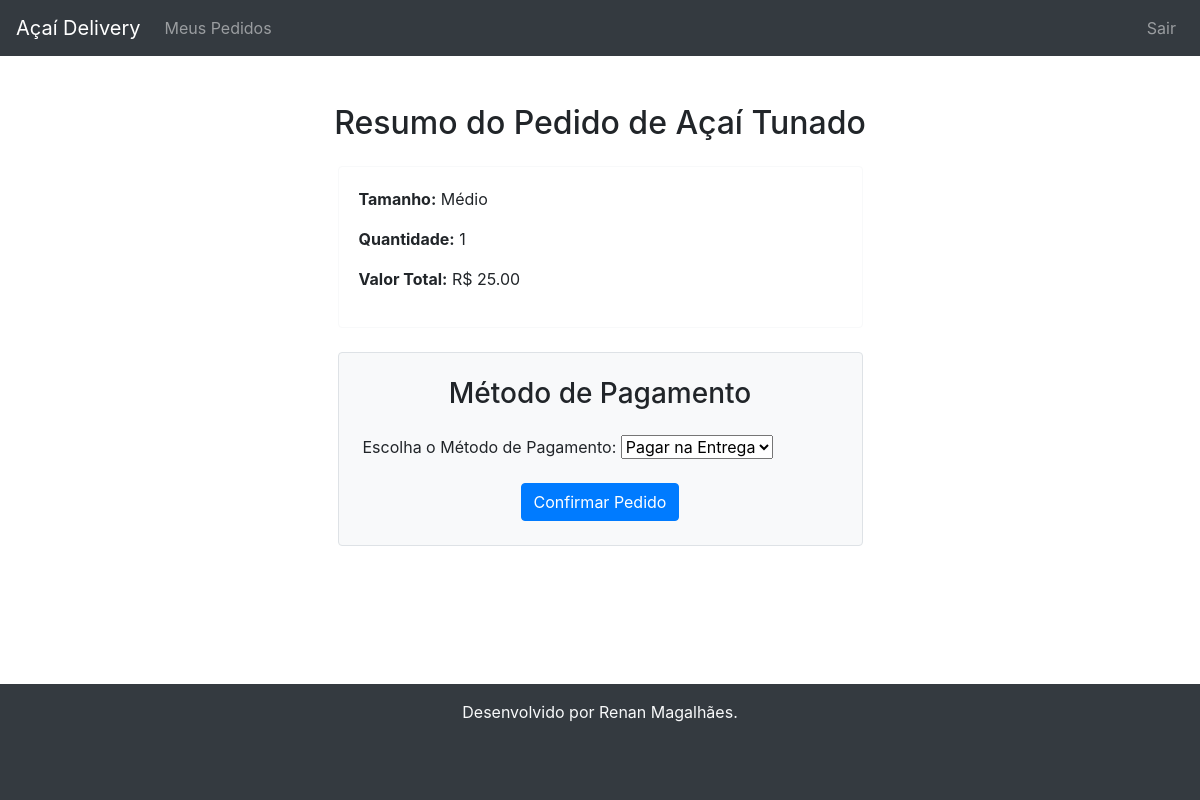
/resumo-pedido/1/ (signed in), run on the app's committed database.
### pedido/models.py (models this page shows, shortened)
class PedidoProduto(models.Model):
    usuario = models.ForeignKey(User, on_delete=models.CASCADE)
    produto = models.ForeignKey(Produto, on_delete=models.CASCADE)
    tamanho = models.ForeignKey(Tamanho, on_delete=models.CASCADE)
    quantidade = models.PositiveIntegerField(default=1)
    data_pedido = models.DateTimeField(auto_now_add=True)
    imagem = models.ImageField(upload_to='produtos/', blank=True, null=True)
    METODOS_PAGAMENTO = [
        ('pagamento_na_entrega', 'Pagar na Entrega'),
    ]
    metodo_pagamento = models.CharField(max_length=20, choices=METODOS_PAGAMENTO, default='pagamento_na_entrega')
    STATUS_PEDIDO = [
        ('pendente', 'Pendente'),
        ('confirmado', 'Confirmado'),
        ('em_transito', 'Em Trânsito'),
        ('entregue', 'Entregue'),
    ]
    status = models.CharField(max_length=20, choices=STATUS_PEDIDO, default='pendente')
    def calcular_total(self):
        total = self.produto.preco + self.tamanho.preco_adicional
        return total * self.quantidade

### produto/models.py (models this page shows, shortened)
class Produto(models.Model):
    nome = models.CharField(max_length=100)
    preco = models.DecimalField(max_digits=6, decimal_places=2)
    sabor = models.ManyToManyField(Sabor, blank=True)
    acompanhamentos = models.ManyToManyField(Acompanhamento, blank=True)
    imagem = models.ImageField(upload_to='imagens/produtos/', null=True, blank=True)

### ingrediente/models.py (models this page shows, shortened)
class Tamanho(models.Model):
    nome = models.CharField(max_length=50)
    preco_adicional = models.DecimalField(max_digits=5, decimal_places=2)

### pedido/views.py (the view)
# urls.py: path('resumo-pedido/<int:pedido_id>/', views.resumo_pedido, name='resumo_pedido'),
@login_required
def resumo_pedido(request, pedido_id):
    pedido = get_object_or_404(PedidoProduto, id=pedido_id)
    total_final = pedido.calcular_total()
    if request.method == 'POST':
        form = MetodoPagamentoForm(request.POST)
        if form.is_valid():
            pedido.metodo_pagamento = form.cleaned_data['metodo_pagamento']
            pedido.status = 'confirmado'
            pedido.save()
            return redirect('pedido_confirmado', pedido_id=pedido.id, tipo_pedido='produto')
    else:
        form = MetodoPagamentoForm()
    return render(request, 'pedido/resumo_pedido.html', {
        'pedido': pedido,
        'total_final': total_final,
        'form': form
    })

### pedido/forms.py
class MetodoPagamentoForm(forms.Form):
    metodo_pagamento = forms.ChoiceField(
        choices=[('pagamento_na_entrega', 'Pagar na Entrega')],
        label="Escolha o Método de Pagamento",
        widget=forms.Select,
    )

### templates/pedido/resumo_pedido.html (shortened to what this page needs)
{% extends 'base.html' %}
{% block content %}
<div class="container mt-4">
    <h2 class="text-center mb-4">Resumo do Pedido de {{ pedido.produto.nome }}</h2>
    <div class="row mb-4">
        <div class="col-md-6 offset-md-3">
            <div class="card border-light">
                <div class="card-body">
                    <p><strong>Tamanho:</strong> {{ pedido.tamanho.nome }}</p>
                    <p><strong>Quantidade:</strong> {{ pedido.quantidade }}</p>
                    <p><strong>Valor Total:</strong> R$ {{ total_final }}</p>
                </div>
            </div>
        </div>
    </div>
    <div class="row justify-content-center">
        <div class="col-md-6">
            <form method="POST" class="bg-light p-4 border rounded">
                <h3 class="text-center mb-4">Método de Pagamento</h3>
                {{ form.as_p }}
                <div class="text-center mt-3">
                    <button type="submit" class="btn btn-primary">Confirmar Pedido</button>
                </div>
            </form>
        </div>
    </div>
</div>
{% endblock %}

### templates/base.html (style rules this page uses)
.container { margin-bottom: 60px; }

### data on the page
PedidoProduto: produto.nome "Açaí Tunado", tamanho.nome "Médio", quantidade "1"

### other printed values
{{ total_final }} "25.00"
